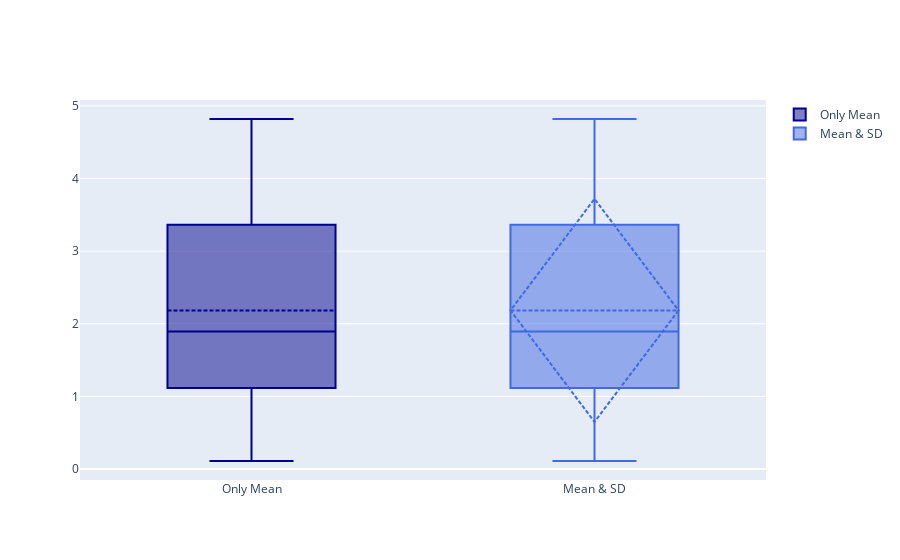

Notebook code for this chart:
### Code cell
import plotly.graph_objects as go

fig = go.Figure()
fig.add_trace(go.Box(
    y=[2.37, 2.16, 4.82, 1.73, 1.04, 0.23, 1.32, 2.91, 0.11, 4.51, 0.51, 3.75, 1.35, 2.98, 4.50, 0.18, 4.66, 1.30, 2.06, 1.19],
    name='Only Mean',
    marker_color='darkblue',
    boxmean=True # represent mean
))
fig.add_trace(go.Box(
    y=[2.37, 2.16, 4.82, 1.73, 1.04, 0.23, 1.32, 2.91, 0.11, 4.51, 0.51, 3.75, 1.35, 2.98, 4.50, 0.18, 4.66, 1.30, 2.06, 1.19],
    name='Mean & SD',
    marker_color='royalblue',
    boxmean='sd' # represent mean and standard deviation
))

fig.show()

### Figure 1 — Plotly figure (JSON) as saved in the notebook; plotly's stock layout.template omitted (floating-point values rounded to 4 significant figures)
{"data": [{"boxmean": true, "marker": {"color": "darkblue"}, "name": "Only Mean", "type": "box", "y": [2.37, 2.16, 4.82, 1.73, 1.04, 0.23, 1.32, 2.91, 0.11, 4.51, 0.51, 3.75, 1.35, 2.98, 4.5, 0.18, 4.66, 1.3, 2.06, 1.19]}, {"boxmean": "sd", "marker": {"color": "royalblue"}, "name": "Mean & SD", "type": "box", "y": [2.37, 2.16, 4.82, 1.73, 1.04, 0.23, 1.32, 2.91, 0.11, 4.51, 0.51, 3.75, 1.35, 2.98, 4.5, 0.18, 4.66, 1.3, 2.06, 1.19]}], "layout": {}}
